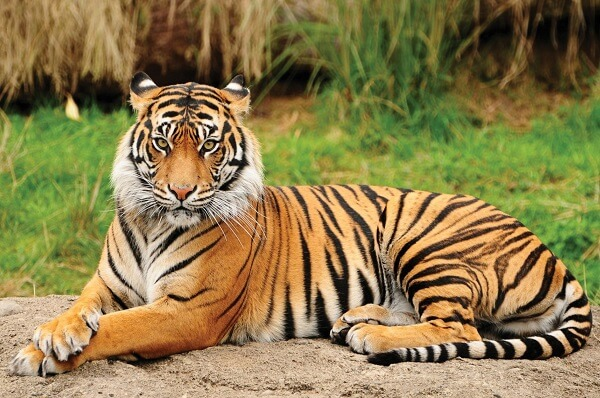
#> input picture tiger.jpg, 600 x 398 px
$ python task-4.2.py
#> lines starting #> are read from the running program, lines starting #| are printed output that depends on the picture; after the words box and inside, x2 and y2 are one past the last pixel; in counts of white or black regions, pixels touching at a corner belong together
# Task-4.2 : Take 2 image crop some part of both image and swap it.

import cv2

# Display 1st image
img1 = cv2.imread("tiger.jpg")
#> img1 is the input picture: shape (398, 600, 3); mean B, G, R 76, 124.5, 140.5
img1 = cv2.resize(img1 , (600,450))
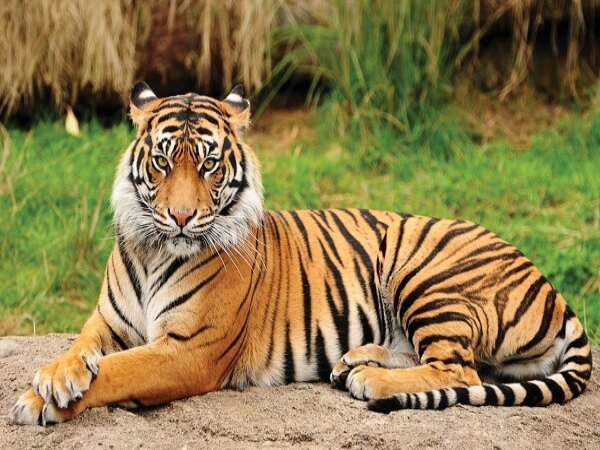
#> img1: shape (450, 600, 3); mean B, G, R 75.9, 124.4, 140.4

cv2.imshow("1st Image" , img1)
cv2.waitKey()
cv2.destroyAllWindows()

# Display 2nd image

img2 = cv2.imread("lion.jpg")
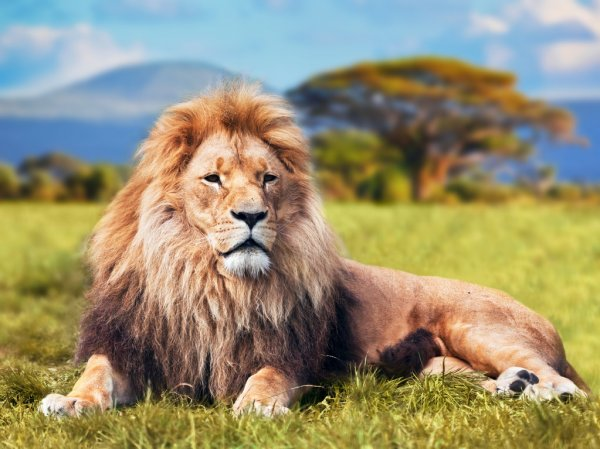
#> input picture lion.jpg, 600 x 449 px
#> img2 is the input picture: shape (449, 600, 3); mean B, G, R 114.2, 144.6, 152.4
img2 = cv2.resize(img2 , (600,450))
#> img2: shape (450, 600, 3)

cv2.imshow("2nd Image" , img2)
cv2.waitKey()
cv2.destroyAllWindows()

# Crop  1st image

c1 = img1[60:280 , 110:320]
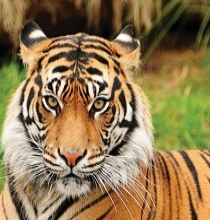
#> c1: shape (220, 210, 3); mean B, G, R 81.2, 121.1, 144.4

cv2.imshow("cropped1" , c1)
cv2.waitKey()
cv2.destroyAllWindows()

# crop  2nd image

c2 = img2[60:280 , 110:320]
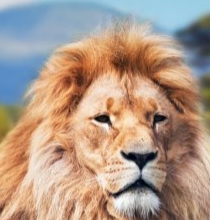
#> c2: shape (220, 210, 3); mean B, G, R 136.9, 153, 176.1

cv2.imshow("cropped2" , c2)
cv2.waitKey()
cv2.destroyAllWindows()

import numpy as np

# Swapping of images

c1 = np.copy(c1)
c2 = np.copy(c2)

img1[60:280 , 110:320]=c2
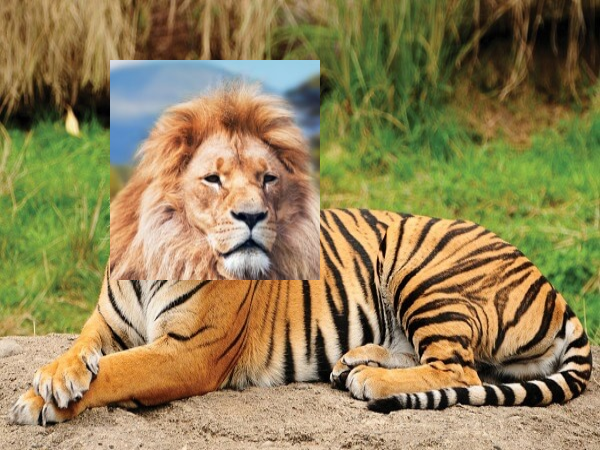
#> img1: shape (450, 600, 3); 17.11% of pixels changed, all inside (x1, y1, x2, y2) = (110, 60, 320, 280)
img2[60:280 , 110:320]=c1
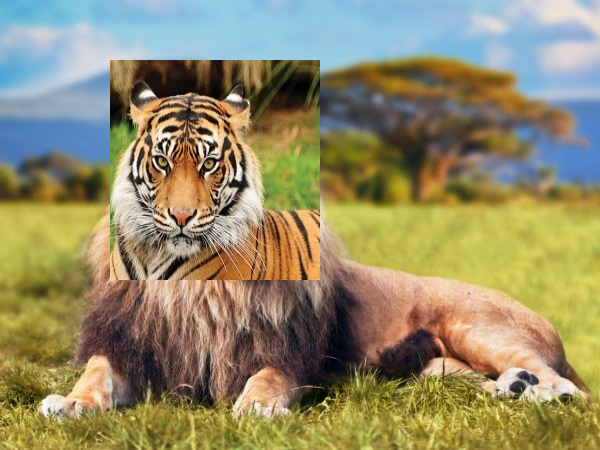
#> img2: shape (450, 600, 3); mean B, G, R 104.6, 139.1, 146.9

# Display swapped image1

cv2.imshow("swapped1" , img1)
cv2.waitKey()
cv2.destroyAllWindows()

# Display swapped image2

cv2.imshow("swapped2" , img2)
cv2.waitKey()
cv2.destroyAllWindows()
